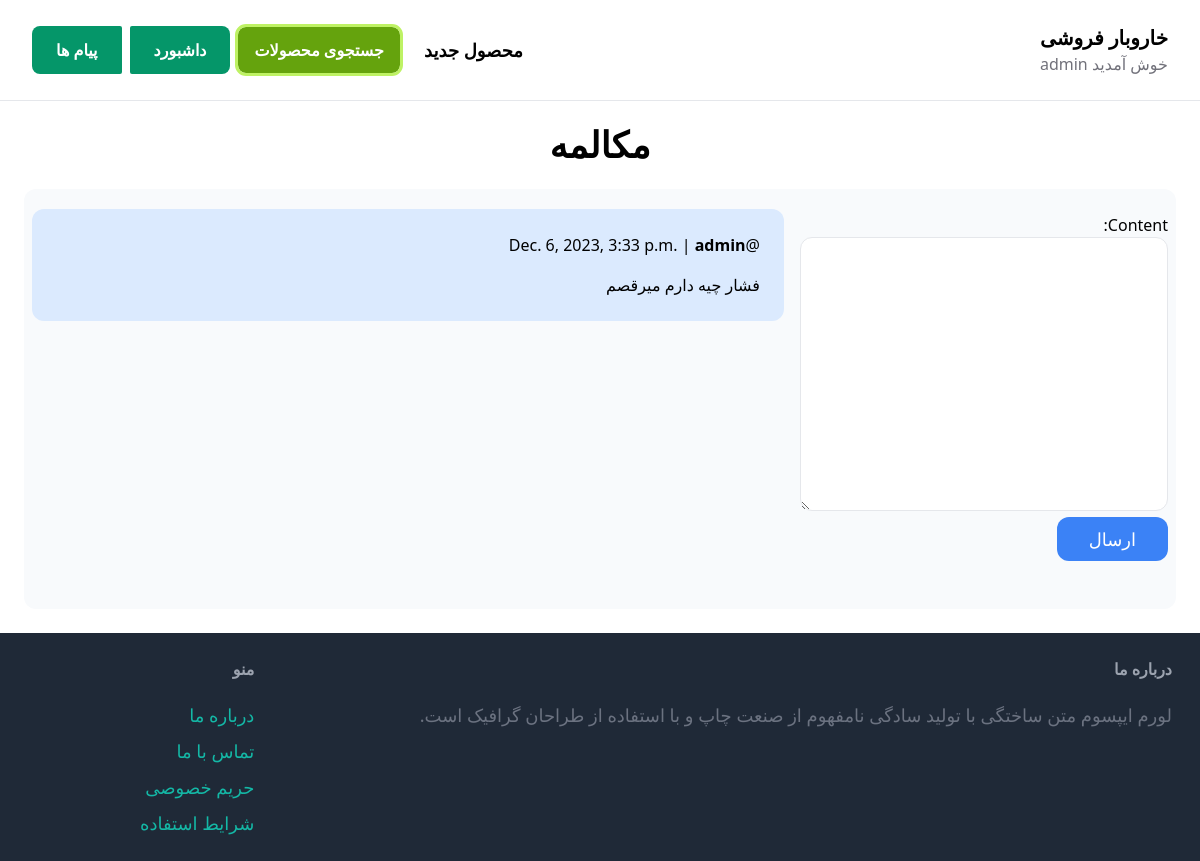
/inbox/3/ (signed in), run on an earlier commit of the app's database.
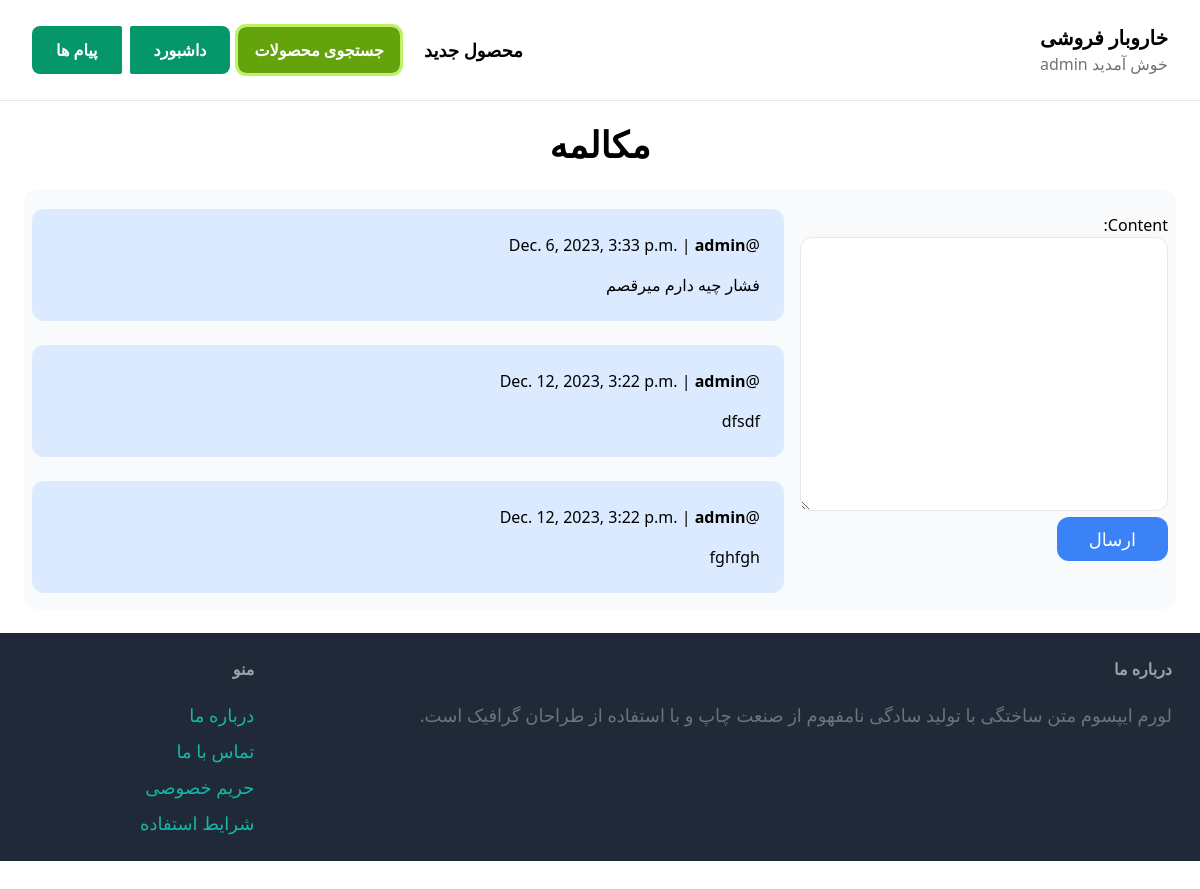
And on a later commit of the database.
### conversation/models.py (models this page shows)
class ConversationMessage(models.Model):
    conversation = models.ForeignKey(Conversation, related_name='messages', on_delete=models.CASCADE)
    content = models.TextField()
    created_at = models.DateTimeField(auto_now_add=True) #TODO تاریخ فارسی؟
    created_by = models.ForeignKey(User, related_name='created_messages', on_delete=models.CASCADE)

### conversation/views.py (the view)
# urls.py: path('<int:pk>/', views.chat_detail , name='detail'),
@login_required
def chat_detail(request, pk):
    conversation = Conversation.objects.filter(members__in=[request.user.id]).get(pk=pk)
    if request.method == 'POST':
        form = ConversationMessageForm(request.POST)
        if form.is_valid():
            conversation_message = form.save(commit=False)
            conversation_message.conversation = conversation
            conversation_message.created_by = request.user
            conversation_message.save()
            conversation.save()
            return redirect('conversation:detail', pk=pk)
    else:
        form = ConversationMessageForm()
    return render(request, 'conversation/chat_detail.html',{
        'conversation': conversation,
        'form': form ,
    })

### conversation/forms.py
class ConversationMessageForm(forms.ModelForm):
    class Meta:
        model = ConversationMessage
        fields = ('content',)
        widgets={
            'content': forms.Textarea(attrs={
                'class': 'w-full py-4 px-6 rounded-xl border text-semibold'
            })
        }

### conversation/templates/conversation/chat_detail.html (shortened to what this page needs)
{% extends 'core/base.html' %}
{% block content %}
<center><h1 class="mb-6 mx-0 text-4xl font-bold ">مکالمه</h1></center>
<div class="grid grid-cols-3 bg-slate-50 rounded-xl">
    <div class="col-span-1 mx-2">
        <form method="post" action="." class="mt-6">
            {{ form.as_p }}
            <button class="signup py-2 px-8 xl:px-56 text-lg bg-blue-500 hover:bg-blue-700 rounded-xl text-white" type="submit">ارسال</button>
        </form>
    </div>
    <div class="col-span-2 mt-5 mx-2">
        <div id="chat" class="space-y-6" style="height:400px;overflow-y:auto;flex-direction: column-reverse;">
            {% for message in conversation.messages.all %}
                <div class="p-6 flex {% if message.created_by == request.user %}bg-blue-100{% else %}bg-gray-200{% endif %} rounded-xl">
                    <div  >
                        <p class="mb-4">@{{ message.created_at }} | <strong>{{ message.created_by.username }}</strong></P>
                        <p>{{ message.content }}</P>
                    </div>
                </div>
            {% endfor %}
        </div>
    </div>
</div>
{% endblock content %}

What changed in the data, as far as the page shows it:
added ConversationMessage: created_at "Dec. 12, 2023, 3:22 p.m.", created_by.username "admin", content "dfsdf"
added ConversationMessage: created_at "Dec. 12, 2023, 3:22 p.m.", created_by.username "admin", content "fghfgh"
